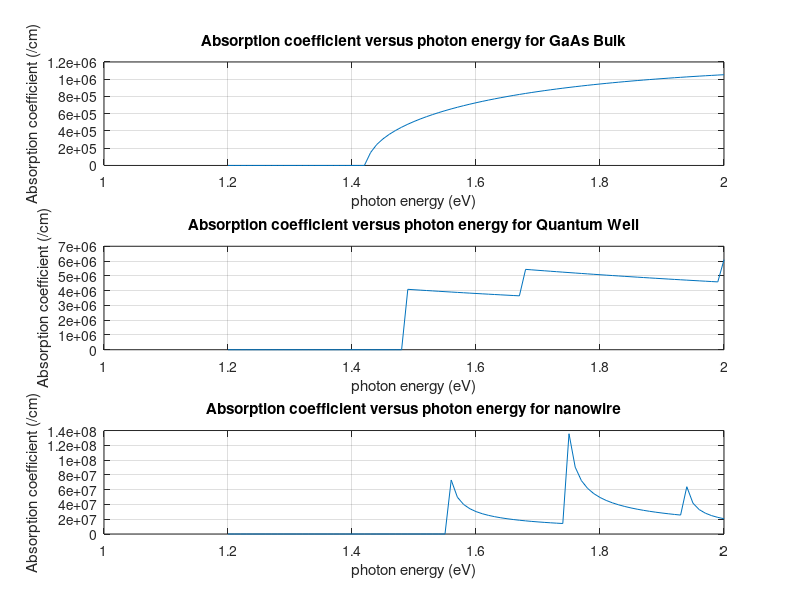
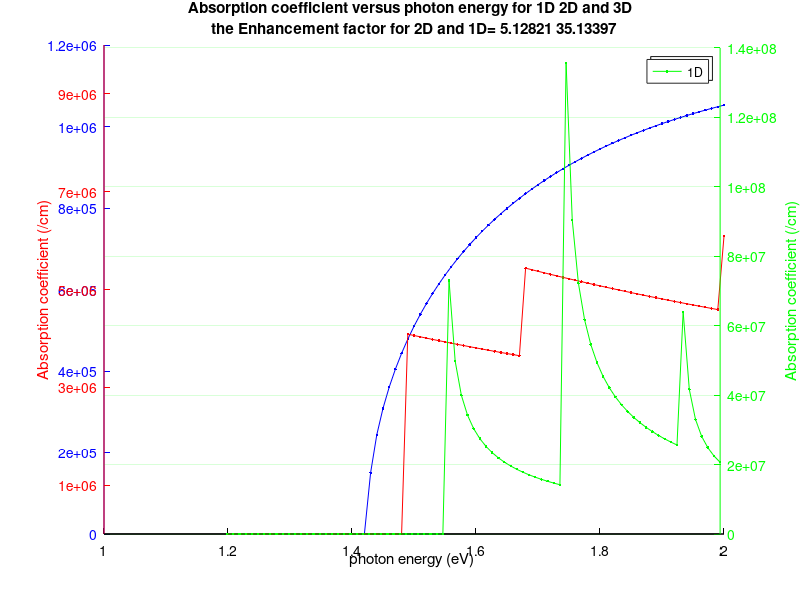

The MATLAB script that drew these images, in order:
%% absrate (Absorption Rate Analysis Method to determin the enhancement factor for redueced dimensionality
% with Approximations for simple geometry and variables) 

% Modified on 8/14/2014 By Zhihuan Wang (GaAs/AlGaAs core-shell nanowire)

clc; close all;
clear all;
J_eV = 1.60217657e-19; %Joules per eV
eV_J = 6.24150934e18; % eV per Joule

%% Photon energy & system input (variables initiate)
E_ph = 1.2:0.01:2;

k = length(E_ph);
abs_coef3D = size(k);
abs_coef2D = size(k);
abs_coef2DD = size(k);
abs_coef1D = size(k);
enhance_abs = size(k);
sp_rate3D = size(k);
sp_rate2D = size(k);
sp_rate1D = size(k);
enhance_sp = size(k);
st_rate3D = size(k);
st_rate2D = size(k);
st_rate1D = size(k);
enhance_st = size(k); 

%% Refractive index without material dispersion 
% Uncommented if need dispersion
n_r = 3.312; % refractive index without material dispersion

%% Parameters in MKS units
% H = 6.63e-34;%Plancks constant [J.s]
% H = 4.14e-15;%Plancks constant [eV.s]
H_rj = 1.05e-34;% Reduced Plancks constant [J.s]
H_r = 6.58e-16;% Reduced Plancks constant [eV.s]
% Lambda = 1550; %wavelength of continuous wave laser (units: nm)
C = 3e10; %speed of light [cm/s]
% % C = 3e5; %speed of light [nm/ps]
% V = 3e8/1550e-9; %frequency of the propagating light [Hz]
e = 1.6e-19; %elementary charge [C]
% % e = 4.8e-10;
q = sqrt(14.399e-10); %elementary charge [sqrt(eV.m)] or sqrt(1.4399)  [sqrt(MeV.fm)] femtometer
m0SI = 9.11e-31; %Electron rest mass [kg]
m0 = 9.11e-28;
% Vt = 0.02585; %Thermal voltage at 300K [eV]
Eg=1.424; %Energy bandgap for GaAs at 300K [eV]
m_eSI = 0.067*m0SI; %Electron Effective mass for GaAs[unitless /m0]
m_hSI = 0.47*m0SI; %Hole Effective mass for GaAs 3D[unitless /m0]
m_h2DSI = 0.118*m0SI; %Hole Effective mass for GaAs 2D[unitless /m0]
m_h1DSI = 0.027*m0SI; %Hole Effective mass for GaAs 1D[unitless /m0]
m_hhSI = 0.50*m0SI; %heavey hole Effective mass for GaAs[unitless /m0]
m_lhSI = 0.087*m0SI; %Light hole Effective mass for GaAs[unitless /m0]
m_rSI = m_eSI*m_hSI/(m_eSI+m_hSI); % Reduced effective mass
m_r2DSI = m_eSI*m_hSI/(m_eSI+m_h2DSI); % Reduced effective mass 2D
m_r1DSI = m_eSI*m_hSI/(m_eSI+m_h1DSI); % Reduced effective mass 1D
m_e = 0.067*m0; %Electron Effective mass for GaAs[unitless /m0]
m_h = 0.47*m0; %Hole Effective mass for GaAs 3D[unitless /m0]
m_h2D = 0.118*m0; %Hole Effective mass for GaAs 2D[unitless /m0]
m_h1D = 0.027*m0; %Hole Effective mass for GaAs 1D[unitless /m0]
m_hh = 0.50*m0; %heavey hole Effective mass for GaAs[unitless /m0]
m_lh = 0.087*m0; %Light hole Effective mass for GaAs[unitless /m0]
m_r = m_e*m_h/(m_e+m_h); % Reduced effective mass
m_r2D = m_e*m_h2D/(m_e+m_h2D); % Reduced effective mass 2D
m_r1D = m_e*m_h1D/(m_e+m_h1D); % Reduced effective mass 1D
Lx = 50e-8; % 50 A for length [cm]
Ly = 50e-8;
Lz = 50e-8;
Lzm = 100e-10;
a = 100e-10; %nanowire crosssection [m]
b = 100e-10;
p_cv=2.88*10^-18;
f_cv = 23; %oscillator strength 3D [eV]
f_cv1D = 230; %oscillator strength 1D [eV]
% eps_0 = 8.85e-12; % Permittivity of vacuum [F/m]
eps_0 = 8.85e-14; % Permittivity of vacuum [F/cm]
Nwr=1/(Lx*Ly); %nanowire density [cm^-2]
Ep=25.7 % Energy parameter [eV]
%% quantized energy state for 2D
E_e1 = H_rj^2*pi^2/(2*m_eSI*Lzm^2)*eV_J;
E_h1 = H_rj^2*pi^2/(2*m_hSI*Lzm^2)*eV_J;
E_e2 = H_rj^2*pi^2*4/(2*m_eSI*Lzm^2)*eV_J;
E_h2 = H_rj^2*pi^2*4/(2*m_hSI*Lzm^2)*eV_J;
E_e3 = H_rj^2*pi^2*9/(2*m_eSI*Lzm^2)*eV_J;
E_h3 = H_rj^2*pi^2*9/(2*m_hSI*Lzm^2)*eV_J;

E_e1h1 = Eg+E_e1+E_h1; %E_h should be negative value.
E_e2h2 = Eg+E_e2+E_h2;                                                                                                                                                                                                                                                                                                                                                                                                                           
E_e3h3 = Eg+E_e3+E_h3;

%% quantized energy state for 1D 
E_11 = Eg+H_rj^2/(2*m_rSI)*((pi/a)^2+(pi/b)^2)*eV_J;
E_12 = Eg+H_rj^2/(2*m_rSI)*((pi/a)^2+(pi*2/b)^2)*eV_J;
E_22 = Eg+H_rj^2/(2*m_rSI)*((pi*2/a)^2+(pi*2/b)^2)*eV_J;
E_23 = Eg+H_rj^2/(2*m_rSI)*((pi*2/a)^2+(pi*3/b)^2)*eV_J;
E_33 = Eg+H_rj^2/(2*m_rSI)*((pi*3/a)^2+(pi*3/b)^2)*eV_J;
%% Joint Optical Density of States Calculation

% DOS_3D = (1/(2*pi^2))*((2*m_r/H_r^2)^1.5).* ((E_ph-Eg).^0.5);
% DOS_2D = m_r/(pi*H_r^2*Lz);
% DOS_1D = (m_r^1.5/(pi*H_r*m_e*Lx*Ly)).* (1/((E_ph-Eg).^0.5));
%% Absorption Coefficent
% C0 = pi*e^2/(n_r*eps_0*C*m0^2*omega);  %Absorption C0 coefficent
check = (e^2*(m0SI^0.5))/(4*pi*H_rj^2*eps_0*C)
check2 = (4.8*10^-10)^2*m0^0.5/(H_rj^2*C)
check3 = 4.8*10^-10*(sqrt(4*pi*eps_0))
check4 = 1/(4*pi*10^-9*C^2)

C1 = (q^2*m0^0.5)/(4*pi*H_r^2*n_r*eps_0*C)  %Absorption C1 coefficent
coef=2.64*10^5;
for i=1:k
if E_ph(i)< Eg
    abs_coef3D(i) = 0;
else
%     abs_coef(i)=5.6*10^4*(E_ph(i)-Eg)^0.5/E_ph(i);
    abs_coef3D(i) = (e^2*pi)/(n_r*eps_0*C*m0SI^2*E_ph(i)/H_r)*(m0SI*Ep*J_eV/6)*(2*m_rSI/H_rj^2)^1.5*(2*pi^2)^-1*((E_ph(i)-Eg)*J_eV)^0.5;
% abs_coef2D(i) = (e^2*pi)/(n_r*eps_0*C*m0SI^2*(E_ph(i)/H_r))*(1.5*m0SI*25.7*J_eV/6)*(2*m_rSI/H_rj^2)^1.5*(2*pi^2)^-1*((E_ph(i)-Eg)*J_eV)^0.5;
end

if E_ph(i)< E_e1h1
    abs_coef2D(i) = 0; 
elseif E_e1h1<= E_ph(i)&& E_ph(i)< E_e2h2
    abs_coef2D(i) = (e^2*pi*2)/(n_r*eps_0*C*m0SI^2*E_ph(i)/H_r)*(1.5*m0SI*Ep*J_eV/6)*m_r2DSI/(H_rj^2*pi*Lzm);
elseif E_e2h2<= E_ph(i)&& E_ph(i)< E_e3h3
    abs_coef2D(i) = (e^2*pi*3)/(n_r*eps_0*C*m0SI^2*E_ph(i)/H_r)*(1.5*m0SI*Ep*J_eV/6)*m_r2DSI/(H_rj^2*pi*Lzm); 
else
    abs_coef2D(i) = (e^2*pi*4)/(n_r*eps_0*C*m0SI^2*E_ph(i)/H_r)*(1.5*m0SI*Ep*J_eV/6)*m_r2DSI/(H_rj^2*pi*Lzm);
end

if E_ph(i)< E_11
    abs_coef1D(i) = 0; 
elseif E_11<= E_ph(i)&& E_ph(i)<= E_12
    abs_coef1D(i) = (e^2*Nwr)/(n_r*eps_0*C*m0SI^2*E_ph(i)/H_r)*(m0SI*Ep*10*J_eV/6)*(2*m_r1DSI/H_rj^2)^0.5*((E_ph(i)-E_11)*J_eV)^-0.5*10^4;
elseif E_12<= E_ph(i)&& E_ph(i)<= E_22
    abs_coef1D(i) = (e^2*Nwr*2)/(n_r*eps_0*C*m0SI^2*E_ph(i)/H_r)*(m0SI*Ep*10*J_eV/6)*(2*m_r1DSI/H_rj^2)^0.5*((E_ph(i)-E_12)*J_eV)^-0.5*10^4;
else
    abs_coef1D(i) = (e^2*Nwr)/(n_r*eps_0*C*m0SI^2*E_ph(i)/H_r)*(m0SI*Ep*10*J_eV/6)*(2*m_r1DSI/H_rj^2)^0.5*((E_ph(i)-E_22)*J_eV)^-0.5*10^4;
end


enhance_abs(i) = abs_coef2D(i)/abs_coef3D(i);
end
q = trapz(abs_coef3D')
q2D = trapz(abs_coef2D')
q1D = trapz(abs_coef1D')
enhance_factor=q2D/q
enhance_factor2=q1D/q

%% Plotting the results
subplot(3,1,1);
plot (E_ph, abs_coef3D)
title('Absorption coefficient versus photon energy for GaAs Bulk')
ylabel ('Absorption coefficient (/cm)')
xlabel ('photon energy (eV)')
grid on,

subplot(3,1,2);
plot (E_ph, abs_coef2D)
title('Absorption coefficient versus photon energy for Quantum Well')
ylabel ('Absorption coefficient (/cm)')
xlabel ('photon energy (eV)')
grid on,

subplot(3,1,3);
plot (E_ph, abs_coef1D)
title('Absorption coefficient versus photon energy for nanowire')
ylabel ('Absorption coefficient (/cm)')
xlabel ('photon energy (eV)')
grid on,

% subplot(2,2,4);
% plot (E_ph,enhance_abs)
% title(sprintf('Enhancement factor= %4.5f %4.5f', enhance_factor, enhance_factor2))
% ylabel ('Absorption coefficient (/cm)')
% xlabel ('photon energy (eV)')
% grid on,

figure;
ax1 = gca;
get(ax1,'Position')
set(ax1,'XColor','k',...
    'YColor','b');
line(E_ph,abs_coef3D, 'Color', 'b', 'LineStyle', '-', 'Marker', '.', 'Parent', ax1, 'DisplayName', '3D')
legend show
ax2 = axes('Position',get(ax1,'Position'),...
           'XAxisLocation','bottom',...
           'YAxisLocation','left',...
           'Color','none',...
           'YLim',[0,10*10^6],...
           'YTick',[1*10^6, 3*10^6, 5*10^6, 7*10^6, 9*10^6],...
           'XColor','k',...
           'YColor','r',...
           'XTick',[],'XTickLabel',[]);
       YTL = get(gca,'yticklabel');
% set(gca,'yticklabel',[YTL,repmat('  ',size(YTL,1),1)])
%         ytickh = get(gca,'YTick');
%         set(ytickh,'Position',get(ytickh,'Position') - [0 .2 0])
        ylabel ('Absorption coefficient (/cm)')
line(E_ph,abs_coef2D, 'Color', 'r', 'LineStyle', '-', 'Marker', '.', 'Parent', ax2,'DisplayName', '2D')
legend show
ax3 = axes('Position',get(ax1,'Position'),...
           'XAxisLocation','bottom',...
           'YAxisLocation','right',...
           'Color','none',...
           'XColor','k',...
           'YColor','g',...
           'XTick',[],'XTickLabel',[]);
line(E_ph,abs_coef1D, 'Color', 'g', 'LineStyle', '-', 'Marker', '.', 'Parent', ax3,'DisplayName', '1D')
legend show
% plot (E_ph,abs_coef3D,'b',E_ph,abs_coef2D,'ro',E_ph,abs_coef1D,'--k')
title(sprintf('Absorption coefficient versus photon energy for 1D 2D and 3D \n the Enhancement factor for 2D and 1D= %4.5f %4.5f', enhance_factor, enhance_factor2))
ylabel ('Absorption coefficient (/cm)')
xlabh = get(gca,'XLabel');
set(xlabh,'Position',get(xlabh,'Position') - [0 .2 0])
xlabel ('photon energy (eV)')
% legend('3D','2D','1D')
grid on,